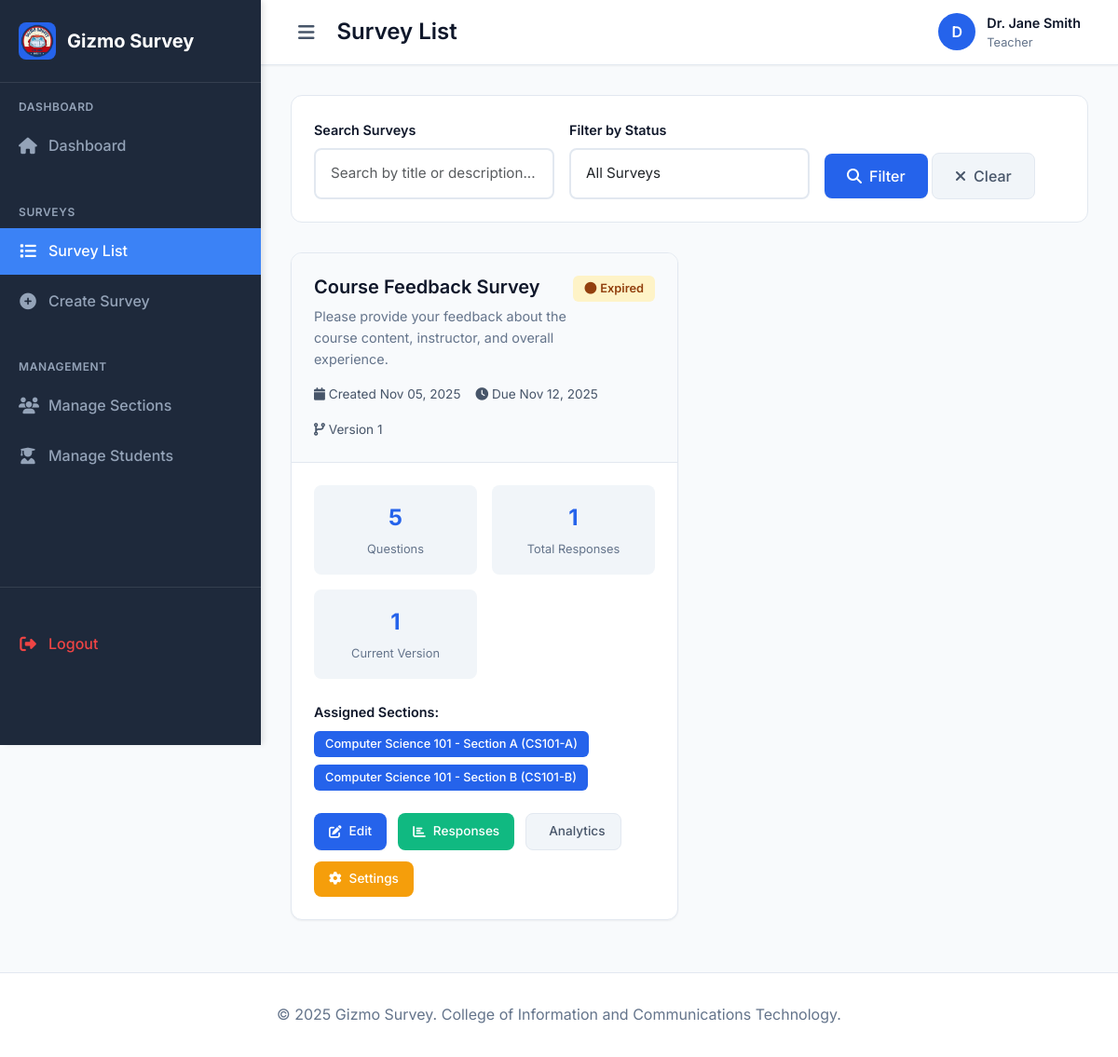
/teacher/surveys/ (signed in), run on an earlier commit of the app's database.
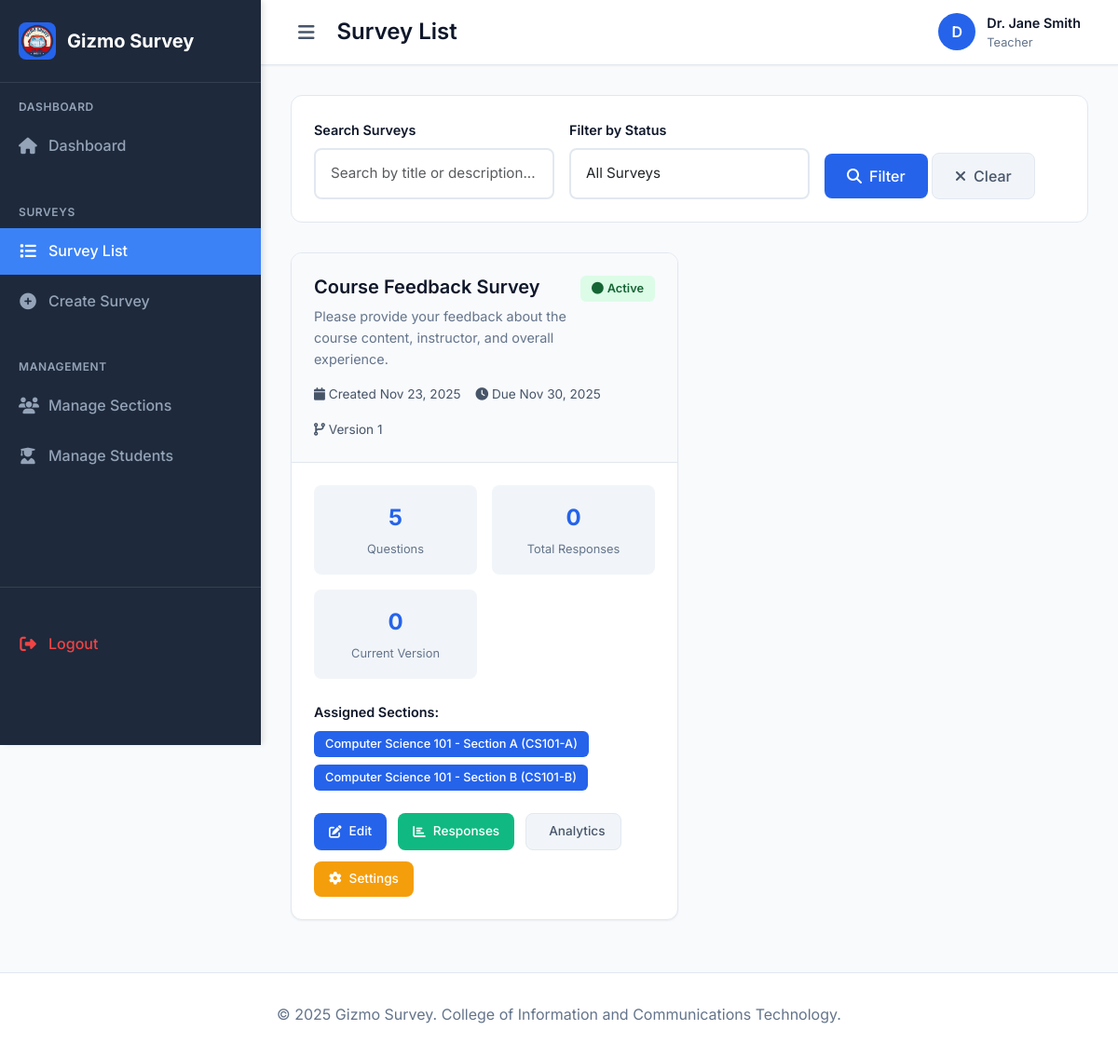
And on a later commit of the database.
### myapp/models.py (models this page shows, shortened)
class Survey(models.Model):
    title = models.CharField(max_length=200)
    description = models.TextField(blank=True)
    created_by = models.ForeignKey(User, on_delete=models.CASCADE, related_name='created_surveys')
    sections = models.ManyToManyField(Section, related_name='surveys')
    is_active = models.BooleanField(default=True)
    created_at = models.DateTimeField(auto_now_add=True)
    updated_at = models.DateTimeField(auto_now=True)
    due_date = models.DateTimeField(null=True, blank=True)
    version = models.PositiveIntegerField(default=1, help_text="Incremented when survey is edited")
    class Meta:
        ordering = ['-created_at']

### myapp/views.py (the view)
# urls.py: path('teacher/surveys/', views.survey_list, name='survey_list'),
@login_required
def survey_list(request):
    profile = UserProfile.objects.get(user=request.user)
    if profile.role != 'teacher':
        messages.error(request, 'Access denied. Teacher access required.')
        return redirect('home')
    surveys = Survey.objects.filter(created_by=request.user).order_by('-created_at')
    search_query = request.GET.get('search', '')
    if search_query:
        surveys = surveys.filter(
            Q(title__icontains=search_query) |
            Q(description__icontains=search_query)
        )
    status_filter = request.GET.get('status', '')
    if status_filter == 'active':
        surveys = surveys.filter(is_active=True)
    elif status_filter == 'inactive':
        surveys = surveys.filter(is_active=False)
    survey_data = []
    for survey in surveys:
        total_responses = survey.responses.count()
        current_version_responses = survey.responses.filter(survey_version=survey.version).count()
        outdated_version_responses = survey.responses.exclude(survey_version=survey.version).count()
        assigned_sections = survey.sections.filter(is_active=True)
        is_expired = False
        if survey.is_active and survey.due_date and timezone.now() > survey.due_date:
            is_expired = True
        survey_data.append({
            'survey': survey,
            'total_responses': total_responses,
            'current_version_responses': current_version_responses,
            'outdated_version_responses': outdated_version_responses,
            'assigned_sections': assigned_sections,
            'question_count': survey.questions.filter(is_active=True).count(),
            'is_expired': is_expired,
        })
    paginator = Paginator(survey_data, 5)
    page_number = request.GET.get('page')
    page_obj = paginator.get_page(page_number)
    context = {
        'page_obj': page_obj,
        'search_query': search_query,
        'status_filter': status_filter,
        'profile': profile,
    }
    return render(request, 'myapp/survey_list.html', context)

### myapp/templates/myapp/survey_list.html (shortened to what the changed rows need)
{% extends 'myapp/base.html' %}
{% block page_title %}Survey List{% endblock %}
{% block content %}
{% if page_obj %}
    <div class="row">
        {% for survey_data in page_obj %}
            <div class="col-lg-6 mb-4">
                <div class="survey-card">
                    <div class="survey-header">
                        <div class="d-flex justify-content-between align-items-start">
                            <div class="flex-grow-1">
                                <h3 class="survey-title">{{ survey_data.survey.title }}</h3>
                                {% if survey_data.survey.description %}
                                    <p class="survey-description">{{ survey_data.survey.description|truncatewords:20 }}</p>
                                {% endif %}
                            </div>
                            <span class="status-badge {% if survey_data.is_expired %}status-expired{% elif survey_data.survey.is_active %}status-active{% else %}status-inactive{% endif %}">
                                <i class="fas fa-circle"></i>
                                {% if survey_data.is_expired %}Expired{% elif survey_data.survey.is_active %}Active{% else %}Inactive{% endif %}
                            </span>
                        </div>
                        <div class="survey-meta">
                            <span><i class="fas fa-calendar"></i> Created {{ survey_data.survey.created_at|date:"M d, Y" }}</span>
                            {% if survey_data.survey.due_date %}
                                <span><i class="fas fa-clock"></i> Due {{ survey_data.survey.due_date|date:"M d, Y" }}</span>
                            {% endif %}
                            <span><i class="fas fa-code-branch"></i> Version {{ survey_data.survey.version }}</span>
                        </div>
                    </div>
                    <div class="survey-body">
                        <div class="survey-stats">
                            <div class="stat-item">
                                <span class="stat-number">{{ survey_data.question_count }}</span>
                                <span class="stat-label">Questions</span>
                            </div>
                            <div class="stat-item">
                                <span class="stat-number">{{ survey_data.total_responses }}</span>
                                <span class="stat-label">Total Responses</span>
                            </div>
                            <div class="stat-item">
                                <span class="stat-number">{{ survey_data.current_version_responses }}</span>
                                <span class="stat-label">Current Version</span>
                            </div>
                        </div>
                        {% if survey_data.assigned_sections %}
                            <div class="survey-sections">
                                <div class="sections-label">Assigned Sections:</div>
                                <div class="section-tags">
                                    {% for section in survey_data.assigned_sections %}
                                        <span class="section-tag">{{ section.name }} ({{ section.code }})</span>
                                    {% endfor %}
                                </div>
                            </div>
                        {% endif %}
                        <div class="survey-actions">
                            <a href="{% url 'edit_survey' survey_data.survey.id %}" class="action-btn btn-primary">
                                <i class="fas fa-edit"></i>
                                Edit
                            </a>
                            <a href="{% url 'survey_responses' survey_data.survey.id %}" class="action-btn btn-success">
                                <i class="fas fa-chart-bar"></i>
                                Responses
                            </a>
                            <a href="{% url 'survey_analytics' survey_data.survey.id %}" class="action-btn btn-secondary">
                                Analytics
                            </a>
                            {% if survey_data.survey.is_active %}
                                <a href="{% url 'survey_settings_management' survey_data.survey.id %}" class="action-btn btn-warning">
                                    <i class="fas fa-cog"></i>
                                    Settings
                                </a>
                            {% endif %}
                        </div>
                    </div>
                </div>
            </div>
        {% endfor %}
    </div>
{% endif %}
{% endblock %}

What changed in the data, as far as the page shows it:
changed Survey "Course Feedback Survey": survey.created_at "Nov 05, 2025" → "Nov 23, 2025"; survey.due_date "Nov 12, 2025" → "Nov 30, 2025"; total_responses "1" → "0"; current_version_responses "1" → "0"; text "Expired" → "Active"
